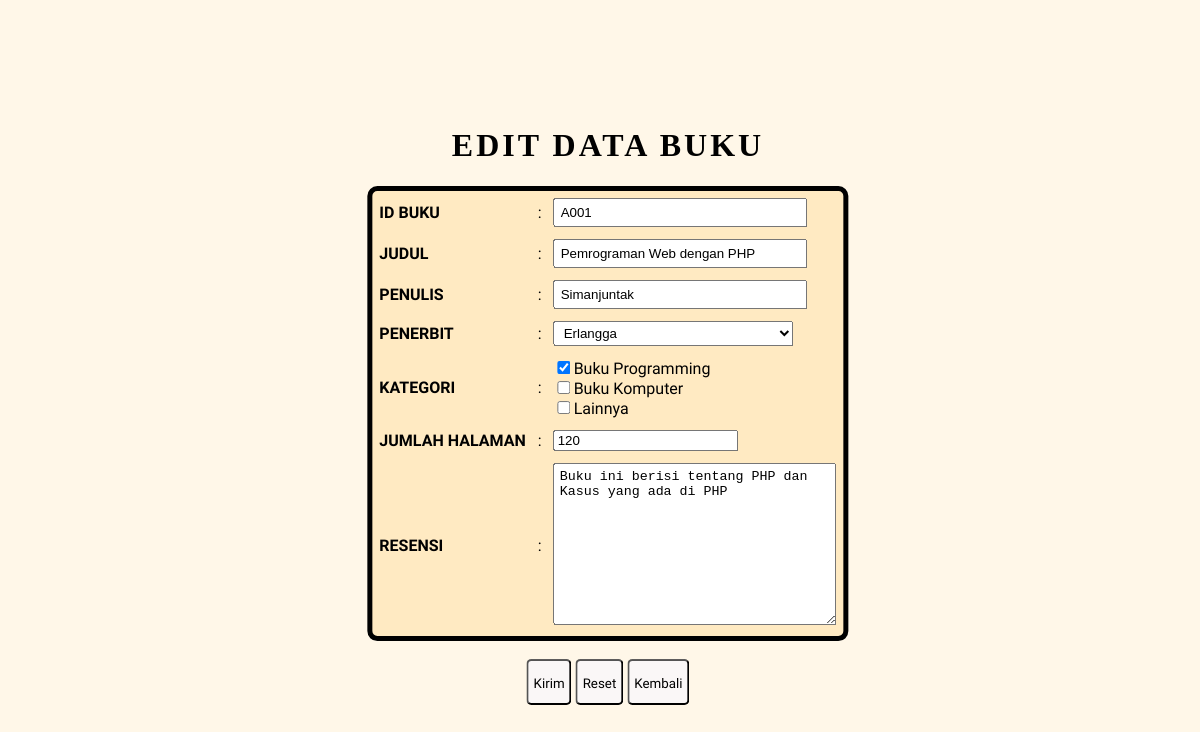
Page /edit.php?id=A001 (signed in) on the committed database.
### tables this page shows
CREATE TABLE `tb_buku` (
  `Id_buku` varchar(12) NOT NULL,
  `Judul_buku` varchar(35) DEFAULT NULL,
  `Penulis` varchar(35) DEFAULT NULL,
  `Penerbit` varchar(35) DEFAULT NULL,
  `Kategori` varchar(100) NOT NULL,
  `Jumlah_hal` int(10) DEFAULT NULL,
  `Resensi` varchar(100) DEFAULT NULL
);

### function.php (called while the page is built, shortened)
<?php
$conn = mysqli_connect("localhost","root","","db_perpustakaan") or die ("Koneksi ke Database Gagal");
function query($query){
	global $conn;
	$sql = mysqli_query($conn,$query) or die ("Database tidak ada");
	$rows = [];
	while ($row = mysqli_fetch_assoc($sql)) {
		$rows[]=$row;
	}
	return $rows;
}
?>

### edit.php (the view, shortened to what this page needs)
<?php
require 'function.php';
$id = $_GET['id'];
$get = "SELECT * FROM tb_buku WHERE Id_buku = '$id'";
$books = query($get)[0];
$kategori=explode(', ',$books['Kategori']);
$penerbit = ["Erlangga","Elex Media","Grasindo","Informatika","Lainnya"];
?>
<!DOCTYPE html>
<html>
<head>
	<link rel="stylesheet" type="text/css" href="style.css">
</head>
<body class="middle bg-1">
	<form action="" method="POST">
		<h1 class="text-center title-tabel">Edit Data Buku</h1>
		<table align="center" cellpadding="5" class="tabel-tambah font-DavidLibre">
			<tr>
				<td>ID Buku</td>
				<td>:</td>
				<td><input type="text" name="id" id="a" value="<?= $books['Id_buku'] ?>" readonly></td>
			</tr>
			<tr>
				<td>Judul</td>
				<td>:</td>
				<td><input type="text" name="judul" id="a" value="<?= $books['Judul_buku'] ?>"></td>
			</tr>
			<tr>
				<td>Penulis</td>
				<td>:</td>
				<td><input type="text" name="penulis" id="a" value="<?= $books['Penulis'] ?>"></td>
			</tr>
			<tr>
				<td>Penerbit</td>
				<td>:</td>
				<td>
 					<select name="penerbit" id="a">
 						<?php foreach($penerbit as $nama) { ?>
 							<option value="<?= $nama ?>" <?php if($books['Penerbit']=="<?= $nama ?>"){echo "selected=selected";} ?>><?= $nama ?></option>
 						<?php } ?>
 					</select>
	 			</td>
			</tr>
			<tr>
				<td>Kategori</td>
				<td>:</td>
				<td>
					<input type="checkbox" name="kategori[]" value="Buku Programming" <?php if(in_array("Buku Programming",$kategori)){echo "checked=checked";} ?>>Buku Programming<br>
					<input type="checkbox" name="kategori[]" value="Buku Komputer" <?php if(in_array("Buku Komputer",$kategori)){echo "checked=checked";} ?>>Buku Komputer<br>
					<input type="checkbox" name="kategori[]" value="Lainnya" <?php if(in_array("Lainnya",$kategori)){echo "checked=checked";} ?>>Lainnya<br>
				</td>
			</tr>
			<tr>
				<td>Jumlah Halaman</td>
				<td>:</td>
				<td><input type="number" name="jumlah" min="0" value="<?= $books['Jumlah_hal'] ?>"></td>
			</tr>
			<tr>
				<td>Resensi</td>
				<td>:</td>
				<td><textarea name="resensi" cols="32" rows="10" style="padding: 5px;"><?= $books['Resensi'] ?></textarea></td>
			</tr>
		</table>
		<br>
		<div class="text-center">
			<button type="submit" name="submit" class="btn btn2 font-Staatliches"> Kirim </button>
			<button type="reset" name="submit" class="btn btn2 font-Staatliches"> Reset </button>
			<button class="btn btn2 font-Staatliches b"><a href="home.php" style="text-decoration: none; color: black;">Kembali</a></button>
		</div>
	</form>
</body>
</html>

### style.css (style rules this page uses)
.middle { position: absolute; left: 50%; top: 50%; transform: translate(-50%, -50%); }
.bg-1 { background-color: rgb(255,247,232); }
.font-Staatliches { font-family: 'Staatliches', cursive; }
.font-DavidLibre { font-family: 'David Libre', serif; }
.btn { border-radius: 5px; cursor: pointer; }
.btn2 { padding: 0 5px 0; margin-bottom: 5px; width: auto; height: 46px; line-height: 46px; background-color: rgb(250,247,247); }
.text-center { text-align: center; }
.title-tabel { text-transform: uppercase; font-weight: bold; letter-spacing: 3px; }
.tabel-tambah { background-color: rgb(255,234,194); border: 5px solid black; border-radius: 10px; }
.tabel-tambah td #a { padding: 0 5px 0; width: 240px; height: 25px; }
.tabel-tambah tr td:nth-child(1) { font-weight: bold; text-transform: uppercase; }

### rows in the picture
tb_buku: id "A001", judul "Pemrograman Web dengan PHP", penulis "Simanjuntak", Kategori "☑", jumlah "120", resensi "Buku ini berisi tentang PHP dan Kasus yang ada di PHP"

### other values in the picture
form field penerbit "Erlangga"
